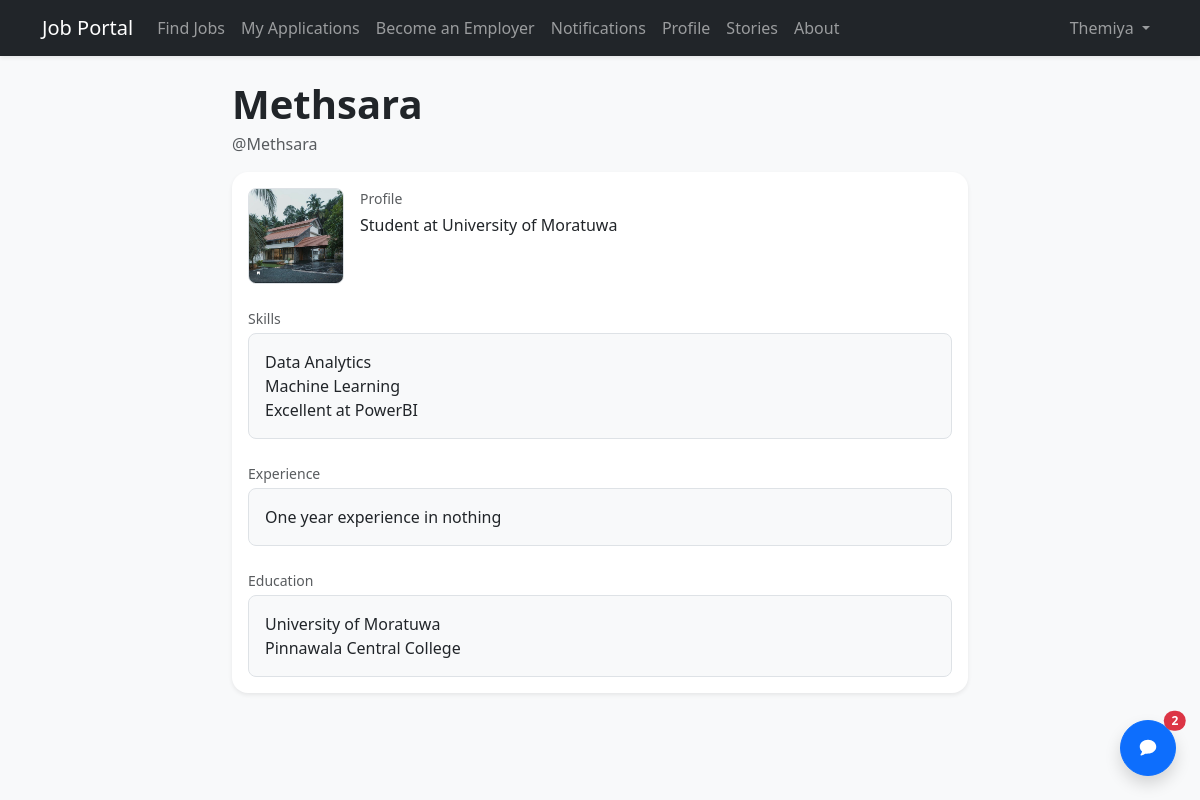
The page /profile/1/ (signed in) on the database its author committed.
### accounts/models.py (models this page shows, shortened)
class UserProfile(models.Model):
    user = models.OneToOneField(User, on_delete=models.CASCADE, related_name="profile")
    bio = models.TextField(blank=True)
    skills = models.TextField(blank=True)
    experience = models.TextField(blank=True)
    education = models.TextField(blank=True)
    profile_picture = models.ImageField(upload_to="profile_pictures/", blank=True, null=True)
    cv_file = models.FileField(upload_to="cvs/", blank=True, null=True)
    resume_link = models.URLField(blank=True)

### accounts/views.py (the view)
# urls.py: path("profile/<int:user_id>/", views.profile_detail, name="profile_detail"),
@login_required
def profile_detail(request, user_id: int):
    user_obj = get_object_or_404(User, pk=user_id)
    profile, _ = UserProfile.objects.get_or_create(user=user_obj)
    return render(
        request,
        "profile_detail.html",
        {"profile": profile, "profile_user": user_obj},
    )

### jobportal/context_processors.py (called while the page is built)
def unread_notifications_count(request):
    if not getattr(request, "user", None) or not request.user.is_authenticated:
        return {
            "unread_notifications_count": 0,
            "unread_message_count": 0,
            "recent_messages": [],
        }
    return {
        "unread_notifications_count": Notification.objects.filter(
            recipient=request.user, is_read=False
        ).count(),
        "unread_message_count": DirectMessage.objects.filter(
            recipient=request.user, is_read=False
        ).count(),
        "recent_messages": DirectMessage.objects.filter(recipient=request.user)
        .select_related("sender")
        .only("id", "sender__username", "subject", "body", "sent_at", "is_read")
        [:10],
    }

### accounts/templates/profile_detail.html (shortened to what this page needs)
{% extends "base.html" %}
{% block content %}
<div class="row justify-content-center">
  <div class="col-12 col-lg-9 col-xl-8">
    <div class="d-flex flex-wrap justify-content-between align-items-end gap-3 mb-3">
      <div>
        <h1 class="fw-bold mb-1">
          {{ profile_user.get_full_name|default:profile_user.username }}
        </h1>
        <div class="text-muted">@{{ profile_user.username }}</div>
      </div>
    </div>
    <div class="card shadow-sm border-0 rounded-4 overflow-hidden">
      <div class="card-body">
        <div class="d-flex align-items-start gap-3 mb-4">
          {% if profile.profile_picture %}
            <img src="{{ profile.profile_picture.url }}" alt="{{ profile_user.username }}" class="rounded-3 border" style="width: 96px; height: 96px; object-fit: cover;">
          {% else %}
            <div class="rounded-3 bg-light border d-flex align-items-center justify-content-center text-muted fw-bold" style="width: 96px; height: 96px;">
              {{ profile_user.username|slice:":1"|upper }}
            </div>
          {% endif %}
          <div class="flex-grow-1">
            <div class="text-muted small">Profile</div>
            {% if profile.bio %}
              <div class="mt-1">{{ profile.bio|linebreaksbr }}</div>
            {% else %}
              <div class="mt-1 text-muted">No bio provided yet.</div>
            {% endif %}
          </div>
        </div>
        <div class="row g-4">
          <div class="col-12">
            <div class="text-muted small mb-1">Skills</div>
            {% if profile.skills %}
              <div class="bg-light border rounded-3 p-3">{{ profile.skills|linebreaksbr }}</div>
            {% else %}
              <div class="text-muted">No skills listed.</div>
            {% endif %}
          </div>
          <div class="col-12">
            <div class="text-muted small mb-1">Experience</div>
            {% if profile.experience %}
              <div class="bg-light border rounded-3 p-3">{{ profile.experience|linebreaksbr }}</div>
            {% else %}
              <div class="text-muted">No experience added.</div>
            {% endif %}
          </div>
          <div class="col-12">
            <div class="text-muted small mb-1">Education</div>
            {% if profile.education %}
              <div class="bg-light border rounded-3 p-3">{{ profile.education|linebreaksbr }}</div>
            {% else %}
              <div class="text-muted">No education added.</div>
            {% endif %}
          </div>
        </div>
      </div>
    </div>
  </div>
</div>
{% endblock %}

### templates/base.html (shortened to what this page needs)
<!DOCTYPE html>
<html lang="en">
<head>
    <link href="https://cdn.jsdelivr.net/npm/bootstrap@5.3.0/dist/css/bootstrap.min.css" rel="stylesheet">
</head>
<body class="bg-light">
<nav class="navbar navbar-expand-lg navbar-dark bg-dark mb-4 shadow-sm">
    <div class="container">
        <a class="navbar-brand" href="/">Job Portal</a>
        <div class="collapse navbar-collapse" id="mainNavbar">
            <ul class="navbar-nav me-auto mb-2 mb-lg-0">
                {% if user.is_authenticated %}
                  {% if user.groups.all.0.name == 'Employer' %}
                    <li class="nav-item"><a class="nav-link" href="{% url 'job_list' %}">Find Jobs</a></li>
                    <li class="nav-item"><a class="nav-link" href="{% url 'talent_list' %}">Hire Talent</a></li>
                    <li class="nav-item"><a class="nav-link" href="{% url 'my_applications' %}">My Applications</a></li>
                    <li class="nav-item">
                      <a class="nav-link" href="{% url 'notifications_list' %}">
                        Notifications
                        {% if unread_notifications_count %}
                          <span class="badge text-bg-danger rounded-pill ms-1">{{ unread_notifications_count }}</span>
                        {% endif %}
                      </a>
                    </li>
                    <li class="nav-item"><a class="nav-link" href="{% url 'profile_detail' user.id %}">Profile</a></li>
                    <li class="nav-item"><a class="nav-link" href="{% url 'story_list' %}">Stories</a></li>
                    <li class="nav-item"><a class="nav-link" href="{% url 'about_us' %}">About</a></li>
                  {% else %}
                    <li class="nav-item"><a class="nav-link" href="{% url 'job_list' %}">Find Jobs</a></li>
                    <li class="nav-item"><a class="nav-link" href="{% url 'my_applications' %}">My Applications</a></li>
                    <li class="nav-item"><a class="nav-link" href="{% url 'become_employer' %}">Become an Employer</a></li>
                    <li class="nav-item">
                      <a class="nav-link" href="{% url 'notifications_list' %}">
                        Notifications
                      </a>
                    </li>
                    <li class="nav-item"><a class="nav-link" href="{% url 'profile_detail' user.id %}">Profile</a></li>
                    <li class="nav-item"><a class="nav-link" href="{% url 'story_list' %}">Stories</a></li>
                    <li class="nav-item"><a class="nav-link" href="{% url 'about_us' %}">About</a></li>
                  {% endif %}
                {% else %}
                  <li class="nav-item"><a class="nav-link" href="{% url 'job_list' %}">Find Jobs</a></li>
                  <li class="nav-item"><a class="nav-link" href="{% url 'story_list' %}">Stories</a></li>
                  <li class="nav-item"><a class="nav-link" href="{% url 'about_us' %}">About</a></li>
                {% endif %}
            </ul>
            <ul class="navbar-nav ms-auto align-items-lg-center">
                {% if user.is_authenticated %}
                    <li class="nav-item dropdown">
                        <a class="nav-link dropdown-toggle" href="#" role="button" data-bs-toggle="dropdown" aria-expanded="false">
                            {{ user.username }}
                        </a>
                    </li>
                {% endif %}
            </ul>
        </div>
    </div>
</nav>
<div class="container">
    {% block content %}
    {% endblock %}
</div>
{% if user.is_authenticated %}
  <button
    type="button"
    class="btn btn-primary position-fixed bottom-0 end-0 m-4 rounded-circle shadow d-flex align-items-center justify-content-center"
    style="width: 56px; height: 56px; z-index: 1080;"
    data-bs-toggle="offcanvas"
    data-bs-target="#inboxOffcanvas"
    aria-controls="inboxOffcanvas"
    aria-label="Open inbox"
  >
    {% if unread_message_count %}
      <span class="position-absolute top-0 start-100 translate-middle badge rounded-pill text-bg-danger">
        {{ unread_message_count }}
      </span>
    {% endif %}
  </button>
{% endif %}
</body>
</html>

### rows shown on the page
UserProfile: profile_picture (picture), bio "Student at University of Moratuwa", skills "Data Analytics Machine Learning Excellent at PowerBI", experience "One year experience in nothing", education "University of Moratuwa Pinnawala Central College"

### other values the page prints
{{ user.username }} "Themiya"
{{ profile_user.get_full_name|default:profile_user.username }} "Methsara"
{{ profile_user.username }} "Methsara"
{{ unread_message_count }} "2"
